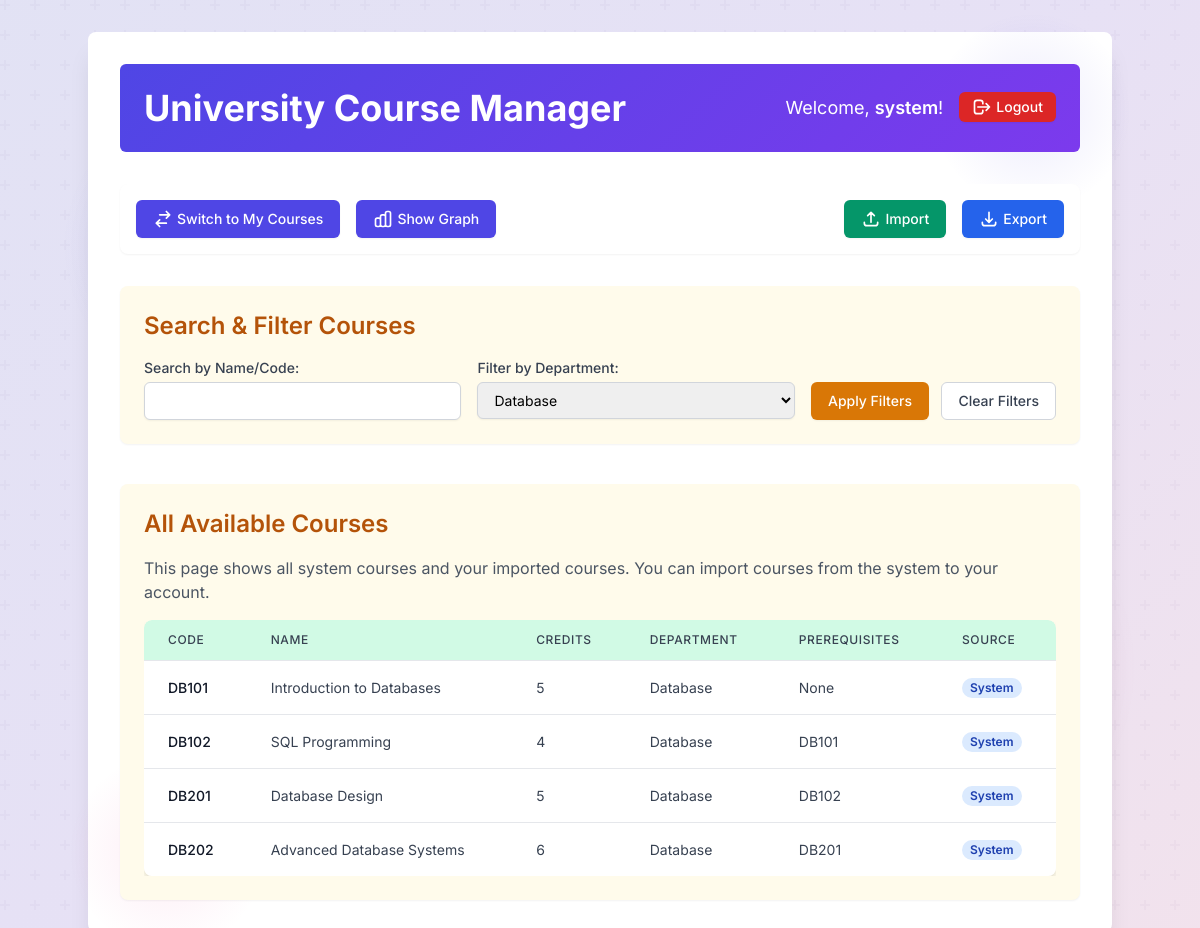
/app/all_courses.php?filter_department=Database (signed in), run on the app's committed database.
### tables this page shows
CREATE TABLE IF NOT EXISTS courses (
    user_id INT NOT NULL,
    course_code VARCHAR(20) NOT NULL,
    course_name VARCHAR(255) NOT NULL,
    credits INT NOT NULL,
    department ENUM('Mathematics', 'Software Technologies', 'Informatics', 'Database', 'English', 'Soft Skills', 'Other') NOT NULL DEFAULT 'Other',
    source_type ENUM('system', 'imported', 'added') NOT NULL DEFAULT 'added',
    created_at TIMESTAMP DEFAULT CURRENT_TIMESTAMP,
    PRIMARY KEY (user_id, course_code),
    FOREIGN KEY (user_id) REFERENCES users(id) ON DELETE CASCADE
);

### app/all_courses.php (called while the page is built, shortened)
<?php
require_once __DIR__ . '/config.php';
require_once __DIR__ . '/auth.php';
require_once __DIR__ . '/course_manager.php';
$current_user_id = $_SESSION['user_id'];
$system_user_id = getUserIdByUsername(SYSTEM_USERNAME);
$search_name = trim($_GET['search_name'] ?? '');
$filter_department = trim($_GET['filter_department'] ?? '');
$courses = getAllCoursesForUser($current_user_id, $system_user_id, $search_name, $filter_department);
$courses_to_display = $courses;
$departments_enum = DEPARTMENTS;
$current_search_name = $search_name;
$current_filter_department = $filter_department;
$system_user_id = $system_user_id;
include __DIR__ . '/templates/layout.php';
?>

### app/config.php (called while the page is built, shortened)
<?php
function getDbConnection() {
    $conn = new mysqli(DB_SERVER, DB_USERNAME, DB_PASSWORD, DB_NAME);
    return $conn;
}
function getUserIdByUsername($username) {
    $conn = getDbConnection();
    $user_id = null;
    $stmt = $conn->prepare("SELECT id FROM users WHERE username = ?");
    $stmt->bind_param("s", $username);
    $stmt->execute();
    $result = $stmt->get_result();
    if ($row = $result->fetch_assoc()) {
        $user_id = $row['id'];
    }
    return $user_id;
}
?>

### app/course_manager.php (called while the page is built, shortened)
<?php
require_once __DIR__ . '/config.php';
function getAllCoursesForUser($user_id, $system_user_id, $search = '', $department = '') {
    $conn = getDbConnection();
    $query = "
        SELECT c.*,
               GROUP_CONCAT(DISTINCT cd.prerequisite_course_code) as prerequisites
        FROM courses c
        LEFT JOIN course_dependencies cd ON c.user_id = cd.course_user_id AND c.course_code = cd.course_code
        WHERE (c.user_id = ? OR c.user_id = ?)
    ";
    $params = [$user_id, $system_user_id];
    $types = "ii";
    if (!empty($department)) {
        $query .= " AND c.department = ?";
        $params[] = $department;
        $types .= "s";
    }
    $query .= " GROUP BY c.user_id, c.course_code ORDER BY c.created_at DESC";
    $stmt = $conn->prepare($query);
    $stmt->bind_param($types, ...$params);
    $stmt->execute();
    $result = $stmt->get_result();
    $courses = [];
    while ($row = $result->fetch_assoc()) {
        $row['prerequisites'] = $row['prerequisites'] ? explode(',', $row['prerequisites']) : [];
        $courses[] = $row;
    }
    return $courses;
}
?>

### app/templates/all_courses.php (the view, shortened to what this page needs)
<div class="mb-10 p-6 bg-yellow-50 rounded-lg shadow-sm">
    <h2 class="text-2xl font-semibold text-yellow-700 mb-4">Search & Filter Courses</h2>
    <form action="all_courses.php" method="get" class="space-y-4 md:flex md:space-y-0 md:space-x-4">
        <div class="flex-1">
            <label for="search_name" class="block text-sm font-medium text-gray-700">Search by Name/Code:</label>
            <input type="text" id="search_name" name="search_name"
                   value="<?php echo htmlspecialchars($current_search_name); ?>"
                   class="mt-1 block w-full px-3 py-2 border border-gray-300 rounded-md shadow-sm focus:outline-none focus:ring-yellow-500 focus:border-yellow-500 sm:text-sm">
        </div>
        <div class="flex-1">
            <label for="filter_department" class="block text-sm font-medium text-gray-700">Filter by Department:</label>
            <select id="filter_department" name="filter_department"
                    class="mt-1 block w-full px-3 py-2 border border-gray-300 rounded-md shadow-sm focus:outline-none focus:ring-yellow-500 focus:border-yellow-500 sm:text-sm">
                <?php foreach ($departments_enum as $dept): ?>
                    <option value="<?php echo htmlspecialchars($dept); ?>"
                        <?php echo ($current_filter_department === $dept) ? 'selected' : ''; ?>>
                        <?php echo htmlspecialchars($dept); ?>
                    </option>
                <?php endforeach; ?>
            </select>
        </div>
        <div class="md:self-end">
            <button type="submit"
                    class="inline-flex items-center px-4 py-2 border border-transparent text-sm font-medium rounded-md shadow-sm text-white bg-yellow-600 hover:bg-yellow-700 focus:outline-none focus:ring-2 focus:ring-offset-2 focus:ring-yellow-500">
                Apply Filters
            </button>
            <?php if (!empty($current_search_name) || !empty($current_filter_department)): ?>
                <a href="all_courses.php" class="inline-flex items-center px-4 py-2 border border-gray-300 text-sm font-medium rounded-md text-gray-700 bg-white hover:bg-gray-50 ml-2">
                    Clear Filters
                </a>
            <?php endif; ?>
        </div>
    </form>
</div>
<div class="p-6 bg-yellow-50 rounded-lg shadow-sm">
    <h2 class="text-2xl font-semibold text-yellow-700 mb-4">All Available Courses</h2>
    <p class="text-gray-600 mb-4">This page shows all system courses and your imported courses. You can import courses from the system to your account.</p>
    <div class="overflow-x-auto">
        <table class="min-w-full divide-y divide-gray-200 shadow-md rounded-lg overflow-hidden">
            <thead class="bg-green-100">
                <tr>
                    <th scope="col" class="px-6 py-3 text-left text-xs font-medium text-gray-700 uppercase tracking-wider rounded-tl-lg">Code</th>
                    <th scope="col" class="px-6 py-3 text-left text-xs font-medium text-gray-700 uppercase tracking-wider">Name</th>
                    <th scope="col" class="px-6 py-3 text-left text-xs font-medium text-gray-700 uppercase tracking-wider">Credits</th>
                    <th scope="col" class="px-6 py-3 text-left text-xs font-medium text-gray-700 uppercase tracking-wider">Department</th>
                    <th scope="col" class="px-6 py-3 text-left text-xs font-medium text-gray-700 uppercase tracking-wider">Prerequisites</th>
                    <th scope="col" class="px-6 py-3 text-left text-xs font-medium text-gray-700 uppercase tracking-wider rounded-tr-lg">Source</th>
                </tr>
            </thead>
            <tbody class="bg-white divide-y divide-gray-200">
                <?php if (!empty($courses_to_display)): ?>
                    <?php foreach ($courses_to_display as $course): ?>
                        <tr class='hover:bg-gray-50'>
                            <td class='px-6 py-4 whitespace-nowrap text-sm font-medium text-gray-900'><?php echo htmlspecialchars($course['course_code']); ?></td>
                            <td class='px-6 py-4 whitespace-nowrap text-sm text-gray-700'><?php echo htmlspecialchars($course['course_name']); ?></td>
                            <td class='px-6 py-4 whitespace-nowrap text-sm text-gray-700'><?php echo htmlspecialchars($course['credits']); ?></td>
                            <td class='px-6 py-4 whitespace-nowrap text-sm text-gray-700'><?php echo htmlspecialchars($course['department']); ?></td>
                            <td class='px-6 py-4 text-sm text-gray-700'>
                                <?php
                                if (!empty($course['prerequisites'])) {
                                    $prereqs = is_array($course['prerequisites']) ? $course['prerequisites'] : explode(',', $course['prerequisites']);
                                    echo htmlspecialchars(implode(', ', $prereqs));
                                } else {
                                    echo 'None';
                                }
                                ?>
                            </td>
                            <td class='px-6 py-4 whitespace-nowrap text-sm text-gray-700'>
                                <?php if ($course['user_id'] === $system_user_id): ?>
                                    <span class="px-2 inline-flex text-xs leading-5 font-semibold rounded-full bg-blue-100 text-blue-800">System</span>
                                <?php else: ?>
                                    <span class="px-2 inline-flex text-xs leading-5 font-semibold rounded-full bg-green-100 text-green-800">
                                        <?php echo ucfirst($course['source_type']); ?>
                                    </span>
                                <?php endif; ?>
                            </td>
                        </tr>
                    <?php endforeach; ?>
                <?php else: ?>
                    <tr><td colspan='6' class='px-6 py-4 text-sm text-gray-500 text-center'>No courses found.</td></tr>
                <?php endif; ?>
            </tbody>
        </table>
    </div>
</div>

### app/templates/layout.php (style rules this page uses)
body { font-family: 'Inter', sans-serif; background-color: #f3f4f6; position: relative; min-height: 100vh; overflow-x: hidden; }
body::before { content: ''; position: fixed; top: 0; left: 0; width: 100%; height: 100%; z-index: -1; }

### data on the page
courses: course_code "DB101", course_name "Introduction to Databases", credits "5", department "Database", shows "None", shows "System"
courses: course_code "DB102", course_name "SQL Programming", credits "4", department "Database", prereqs "DB101", shows "System"
courses: course_code "DB201", course_name "Database Design", credits "5", department "Database", prereqs "DB102", shows "System"
courses: course_code "DB202", course_name "Advanced Database Systems", credits "6", department "Database", prereqs "DB201"

### other printed values
$_SESSION['username'] "system"
$alternative_view "My Courses"
form field filter_department "Database"
